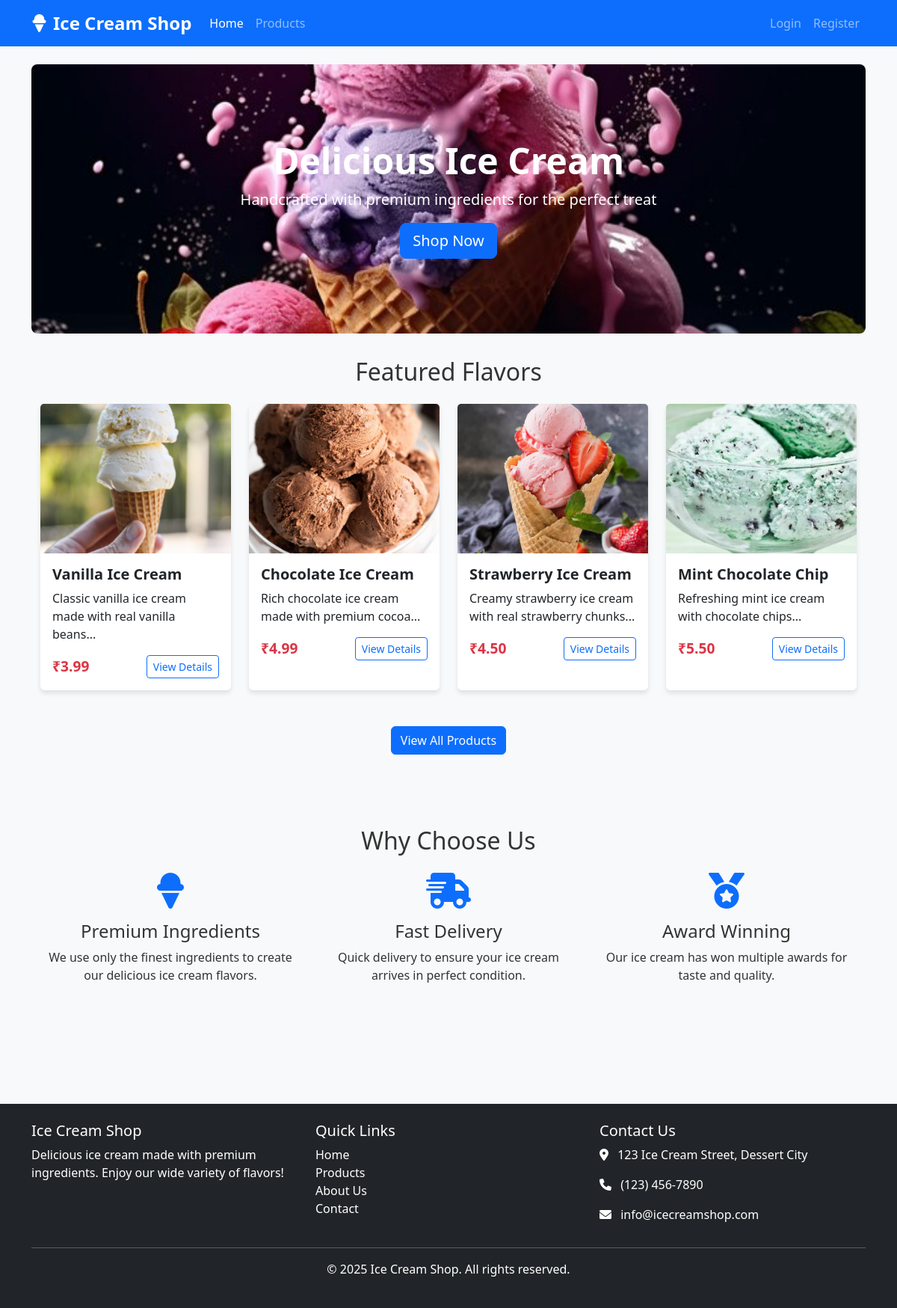
The page / on the database its author committed.
### tables this page shows
CREATE TABLE `products` (
  `id` int(11) NOT NULL,
  `name` varchar(100) NOT NULL,
  `description` text DEFAULT NULL,
  `price` decimal(10,2) NOT NULL,
  `image` varchar(255) DEFAULT NULL,
  `category` varchar(50) DEFAULT NULL,
  `stock` int(11) NOT NULL DEFAULT 0,
  `created_at` timestamp NOT NULL DEFAULT current_timestamp()
);

### utils/Session.php (called while the page is built, shortened)
<?php
class Session {
    public static function exists($key) {
        return isset($_SESSION[$key]);
    }
    public static function isLoggedIn() {
        return self::exists('user_id');
    }
}
?>

### models/Product.php (called while the page is built, shortened)
<?php
class Product {
    private $conn;
    private $table_name = "products";
    public function __construct($db) {
        $this->conn = $db;
    }
    public function readAll() {
        $query = "SELECT * FROM " . $this->table_name . " ORDER BY created_at DESC";
        $stmt = $this->conn->prepare($query);
        $stmt->execute();
        return $stmt;
    }
}
?>

### index.php (the view, shortened to what this page needs)
<?php
require_once 'models/Product.php';
require_once 'includes/header.php';
$database = new Database();
$db = $database->getConnection();
$product = new Product($db);
$stmt = $product->readAll();
$products = [];
$count = 0;
while ($row = $stmt->fetch(PDO::FETCH_ASSOC)) {
    if ($count < 4) {
        $products[] = $row;
    }
    $count++;
}
?>
<section class="hero text-center" style="background-image: url('bg.jpg'); background-size: cover; background-position: center;">
    <div class="container">
        <h1>Delicious Ice Cream</h1>
        <p class="lead">Handcrafted with premium ingredients for the perfect treat</p>
        <a href="products.php" class="btn btn-primary btn-lg">Shop Now</a>
    </div>
</section>
<section>
    <div class="container">
        <h2 class="text-center mb-4">Featured Flavors</h2>
        <div class="row">
            <?php foreach ($products as $product): ?>
            <div class="col-md-3 col-sm-6 mb-4">
                <div class="card product-card">
                    <img src="assets/images/products/<?php echo $product['image']; ?>" class="card-img-top" alt="<?php echo $product['name']; ?>">
                    <div class="card-body">
                        <h5 class="card-title"><?php echo $product['name']; ?></h5>
                        <p class="card-text"><?php echo substr($product['description'], 0, 60); ?>...</p>
                        <div class="d-flex justify-content-between align-items-center">
                            <span class="price">₹<?php echo number_format($product['price'], 2); ?></span>
                            <a href="product.php?id=<?php echo $product['id']; ?>" class="btn btn-sm btn-outline-primary">View Details</a>
                        </div>
                    </div>
                </div>
            </div>
            <?php endforeach; ?>
        </div>
        <div class="text-center mt-4">
            <a href="products.php" class="btn btn-primary">View All Products</a>
        </div>
    </div>
</section>
<section class="py-5 bg-light mt-5">
    <div class="container">
        <h2 class="text-center mb-4">Why Choose Us</h2>
        <div class="row">
            <div class="col-md-4 mb-4">
                <div class="text-center">
                    <i class="fas fa-ice-cream fa-3x text-primary mb-3"></i>
                    <h4>Premium Ingredients</h4>
                    <p>We use only the finest ingredients to create our delicious ice cream flavors.</p>
                </div>
            </div>
            <div class="col-md-4 mb-4">
                <div class="text-center">
                    <i class="fas fa-shipping-fast fa-3x text-primary mb-3"></i>
                    <h4>Fast Delivery</h4>
                    <p>Quick delivery to ensure your ice cream arrives in perfect condition.</p>
                </div>
            </div>
            <div class="col-md-4 mb-4">
                <div class="text-center">
                    <i class="fas fa-medal fa-3x text-primary mb-3"></i>
                    <h4>Award Winning</h4>
                    <p>Our ice cream has won multiple awards for taste and quality.</p>
                </div>
            </div>
        </div>
    </div>
</section>
<?php require_once 'includes/footer.php'; ?>

### includes/header.php (shortened to what this page needs)
<?php
require_once 'utils/Session.php';
$current_page = basename($_SERVER['PHP_SELF']);
$cart_count = 0;
?>
<!DOCTYPE html>
<html lang="en">
<head>
    <link href="https://cdn.jsdelivr.net/npm/bootstrap@5.3.0-alpha1/dist/css/bootstrap.min.css" rel="stylesheet">
    <link rel="stylesheet" href="https://cdnjs.cloudflare.com/ajax/libs/font-awesome/6.0.0/css/all.min.css">
    <link rel="stylesheet" href="assets/css/style.css">
</head>
<body>
    <header>
        <nav class="navbar navbar-expand-lg navbar-dark bg-primary">
            <div class="container">
                <a class="navbar-brand" href="index.php">
                    <i class="fas fa-ice-cream me-2"></i>Ice Cream Shop
                </a>
                <div class="collapse navbar-collapse" id="navbarNav">
                    <ul class="navbar-nav me-auto">
                        <li class="nav-item">
                            <a class="nav-link <?php echo ($current_page == 'index.php') ? 'active' : ''; ?>" href="index.php">Home</a>
                        </li>
                        <li class="nav-item">
                            <a class="nav-link <?php echo ($current_page == 'products.php') ? 'active' : ''; ?>" href="products.php">Products</a>
                        </li>
                    </ul>
                    <ul class="navbar-nav">
                        <?php if (Session::isLoggedIn()): ?>
                        <li class="nav-item">
                            <a class="nav-link <?php echo ($current_page == 'cart.php') ? 'active' : ''; ?>" href="cart.php">
                                <i class="fas fa-shopping-cart"></i> Cart
                                <?php if ($cart_count > 0): ?>
                                <span class="badge bg-danger"><?php echo $cart_count; ?></span>
                                <?php endif; ?>
                            </a>
                        </li>
                        <li class="nav-item dropdown">
                            <a class="nav-link dropdown-toggle" href="#" id="navbarDropdown" role="button" data-bs-toggle="dropdown">
                                <i class="fas fa-user"></i> <?php echo Session::getUsername(); ?>
                            </a>
                            <ul class="dropdown-menu dropdown-menu-end">
                                <li><a class="dropdown-item" href="profile.php">My Profile</a></li>
                                <li><a class="dropdown-item" href="orders.php">My Orders</a></li>
                                <li><hr class="dropdown-divider"></li>
                                <li><a class="dropdown-item" href="logout.php">Logout</a></li>
                            </ul>
                        </li>
                        <?php else: ?>
                        <li class="nav-item">
                            <a class="nav-link <?php echo ($current_page == 'login.php') ? 'active' : ''; ?>" href="login.php">Login</a>
                        </li>
                        <li class="nav-item">
                            <a class="nav-link <?php echo ($current_page == 'register.php') ? 'active' : ''; ?>" href="register.php">Register</a>
                        </li>
                        <?php endif; ?>
                    </ul>
                </div>
            </div>
        </nav>
    </header>
    <main class="container py-4">

### includes/footer.php (shortened to what this page needs)
</main>
    <footer class="bg-dark text-white py-4 mt-5">
        <div class="container">
            <div class="row">
                <div class="col-md-4">
                    <h5>Ice Cream Shop</h5>
                    <p>Delicious ice cream made with premium ingredients. Enjoy our wide variety of flavors!</p>
                </div>
                <div class="col-md-4">
                    <h5>Quick Links</h5>
                    <ul class="list-unstyled">
                        <li><a href="index.php" class="text-white">Home</a></li>
                        <li><a href="products.php" class="text-white">Products</a></li>
                        <li><a href="about.php" class="text-white">About Us</a></li>
                        <li><a href="contact.php" class="text-white">Contact</a></li>
                    </ul>
                </div>
                <div class="col-md-4">
                    <h5>Contact Us</h5>
                    <address>
                        <p><i class="fas fa-map-marker-alt me-2"></i> 123 Ice Cream Street, Dessert City</p>
                        <p><i class="fas fa-phone me-2"></i> (123) 456-7890</p>
                        <p><i class="fas fa-envelope me-2"></i> info@icecreamshop.com</p>
                    </address>
                </div>
            </div>
            <hr>
            <div class="text-center">
                <p>&copy; <?php echo date('Y'); ?> Ice Cream Shop. All rights reserved.</p>
            </div>
        </div>
    </footer>
</body>
</html>

### assets/css/style.css (style rules this page uses)
body { font-family: 'Segoe UI', Tahoma, Geneva, Verdana, sans-serif; background-color: #f8f9fa; color: #333; }
.navbar-brand { font-weight: bold; font-size: 1.5rem; }
.hero { background: linear-gradient(rgba(0, 0, 0, 0.5), rgba(0, 0, 0, 0.5)), url('../images/hero-bg.jpg'); background-size: cover; background-position: center; color: white; padding: 100px 0; margin-bottom: 2rem; border-radius: 0.5rem; }
.hero h1 { font-size: 3rem; font-weight: bold; }
.product-card { transition: transform 0.3s; height: 100%; border: none; box-shadow: 0 4px 6px rgba(0, 0, 0, 0.1); }
.product-card img { height: 200px; object-fit: cover; }
.product-card .card-title { font-weight: bold; }
.product-card .price { font-size: 1.2rem; font-weight: bold; color: #dc3545; }
footer { margin-top: auto; }
footer a { text-decoration: none; }

### rows shown on the page
products: image (picture), name "Vanilla Ice Cream", description "Classic vanilla ice cream made with real vanilla beans", price "3.99"
products: image (picture), name "Chocolate Ice Cream", description "Rich chocolate ice cream made with premium cocoa", price "4.99"
products: image (picture), name "Strawberry Ice Cream", description "Creamy strawberry ice cream with real strawberry chunks", price "4.50"
products: image (picture), name "Mint Chocolate Chip", description "Refreshing mint ice cream with chocolate chips", price "5.50"
